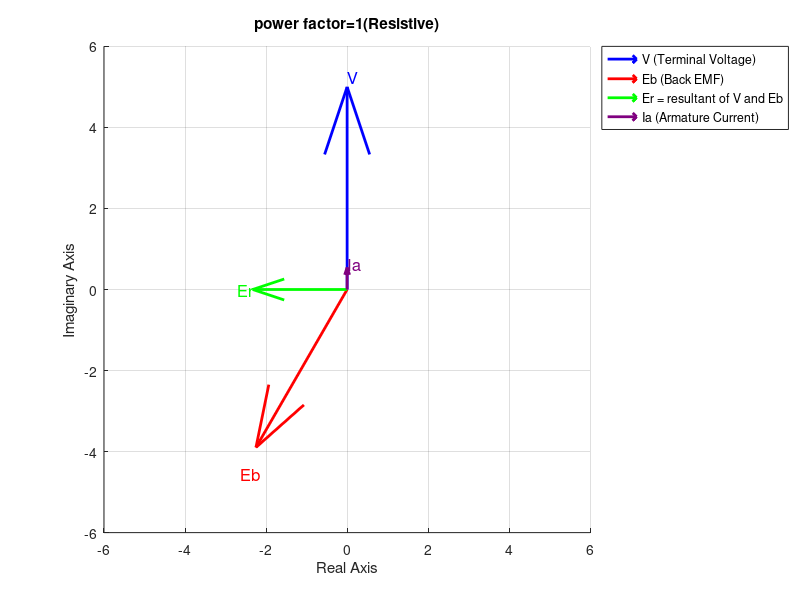

Write the MATLAB code that produced this figure.
% Phasor Diagram for Synchronous Motor
% This script plots the phasor diagram of a synchronous motor to analyze
% the effect of excitation (under-excited, over-excited, unity power factor)
% on terminal voltage (V), back EMF (Eb), resultant voltage (Er), and
% armature current (Ia).
% Inputs: V, Eb, angle_eb, Ra, Xl, Xa
% Output: Phasor diagram with labeled vectors
clc;
clear;
% %let us suppose v is at 90 degree
angle_V=90;
try
    V = input('Enter the magnitude of supplied voltage to motor (V): ');
    if ~isnumeric(V) || V <= 0
        error('Voltage must be a positive number.');
    end
    Eb = input('Enter the magnitude of back EMF (V): ');
    if ~isnumeric(Eb) || Eb < 0
        error('Back EMF must be non-negative.');
    end
    angle_eb = input('enter the angle of back emf(degree) ');

    Ra = input('Enter the armature resistance (ohms): ');
    if ~isnumeric(Ra) || Ra < 0
        error('Resistance must be non-negative.');
    end
    Xl = input('Enter the leakage reactance (ohms): ');
    if ~isnumeric(Xl) || Xl < 0
        error('Leakage reactance must be non-negative.');
    end
    Xa = input('Enter the armature reactance (ohms): ');
    if ~isnumeric(Xa) || Xa < 0
        error('Armature reactance must be non-negative.');
    end
catch e
    fprintf('Error: %s\n', e.message);
    return;
end
Xs=Xl+Xa;%synchronous reactance
theta=atand(Xs/Ra); %angle of ia with v
%plotting v in polar form
V_complex = V * exp(1j * deg2rad(angle_V));
%calculating power factor
power_factor=cosd(theta);
epsilon = 1e-3;%took for float conversion
if Eb < V-epsilon
    condition = 'Under-excited (Inductive)';
    %Eb is 90 oppostie to V if lossless system.But in real it is deflected
    %by some degree from lossless system.Thats why we took alpha 
    alpha=19;


elseif Eb > V+epsilon
    condition = 'Over-excited (Capacitive)';
    alpha=39;
        
else
    condition = 'Unit power factor (Resistive)';
    alpha = 30;
end
%calculating the angle of eb used in graph assuming V is in 90 degree
EB_ANGLE=angle_V+180-alpha;
%original Eb from what we calculated
EB_complex = Eb * exp(1j * deg2rad(angle_eb));
%the Eb used in the plot
Eb_complex_plot= Eb * exp(1j * deg2rad(EB_ANGLE));
%calculating resultant magnitude
Resultant_a = sqrt(V^2+Eb^2-2*V*Eb*cosd(alpha));
%calculating resultant angle
Angle_resultant_plot=atand(Eb*sind(alpha)/(V-Eb*cosd(alpha)));

if Eb < V-epsilon
    Angle_resultant_used=90+Angle_resultant_plot
    
elseif Eb > V+epsilon 
    Angle_resultant_used=270-Angle_resultant_plot;
    
else
    Angle_resultant_used=180

end

Resultant=Resultant_a*exp(1j*deg2rad(Angle_resultant_used));
Ia = (V_complex - EB_complex) / (Ra + 1j*Xs);
% Ia lags behind resultant by 90 degree
Ia_angle_deg = rad2deg(angle(Resultant)) - 90;  % angle in degrees
Ia_magnitude = abs(Ia);  % keep the same magnitude
Ia_rotated = Ia_magnitude * exp(1j * deg2rad(Ia_angle_deg));
%Extract real and imaginary parts
u = [real(V_complex), real(Eb_complex_plot),real(Resultant),real(Ia_rotated)];
v = [imag(V_complex), imag(Eb_complex_plot),imag(Resultant),imag(Ia_rotated)];

%Plotting the phasor diagram
figure;
hold on;
grid on;
axis equal;

% Plot V phasor
%for voltage
quiver(0, 0, u(1), v(1), 0, 'b', 'LineWidth', 2);
text(u(1)*1.05, v(1)*1.05, 'V', 'FontSize', 12, 'Color', 'b');

%for back emf
quiver(0,0,u(2),v(2),'r','lineWidth',2);
text(u(2)*1.05,v(2)*1.05,'Eb','FontSize',12,'Color','r');

%for resultant
quiver(0,0,u(3),v(3),'g','lineWidth',2);
text(u(3)*1.05,v(3)*1.05,'Er','FontSize',12,'Color','g');

%for Armature current
quiver(0,0,u(4),v(4),'Color', [0.5 0 0.5],'lineWidth',2);
text(u(4)*1.05, v(4)*1.05, 'Ia', 'FontSize', 12, 'Color', [0.5 0 0.5]);

xlabel('Real Axis');
ylabel('Imaginary Axis');
if Eb < V
    title("Under Excited(Inductive)");
elseif Eb > V
    title('Over-excited (Capacitive)');

else
    title( 'power factor=1(Resistive)');

end
legend('V (Terminal Voltage)', 'Eb (Back EMF)', 'Er = resultant of V and Eb', 'Ia (Armature Current)', ...
        'Location', 'bestoutside');

max_range = max(abs([u, v])) * 1.2;
xlim([-max_range, max_range]);
ylim([-max_range, max_range]);